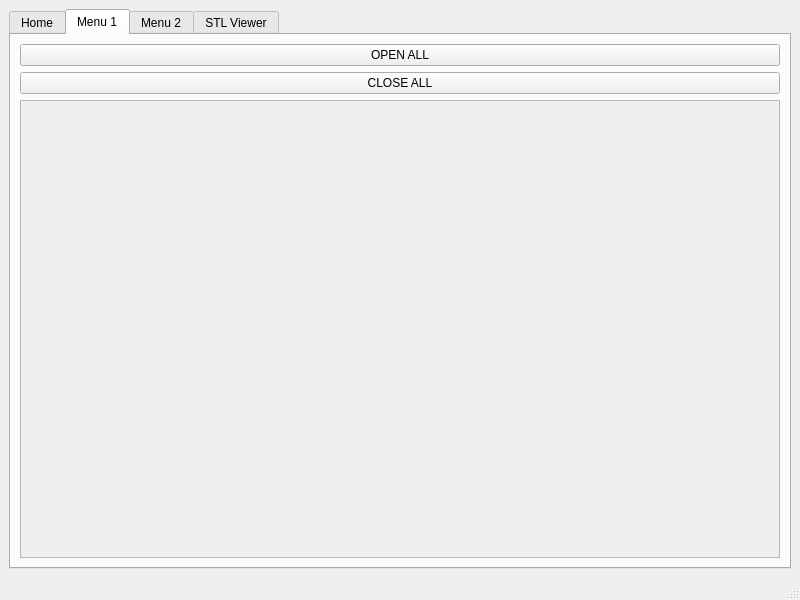
<?xml version="1.0" encoding="UTF-8"?>
<ui version="4.0">
 <class>MainWindow</class>
 <widget class="QMainWindow" name="MainWindow">
  <property name="geometry">
   <rect>
    <x>0</x>
    <y>0</y>
    <width>800</width>
    <height>600</height>
   </rect>
  </property>
  <property name="windowTitle">
   <string>MainWindow</string>
  </property>
  <widget class="QWidget" name="centralwidget">
   <layout class="QGridLayout" name="gridLayout">
    <item row="0" column="0">
     <widget class="QTabWidget" name="tabWidget">
      <property name="currentIndex">
       <number>1</number>
      </property>
      <widget class="QWidget" name="tab">
       <attribute name="title">
        <string>Home</string>
       </attribute>
       <layout class="QGridLayout" name="gridLayout_3">
        <item row="0" column="0">
         <layout class="QGridLayout" name="gridLayout_2">
          <item row="0" column="0">
           <widget class="QPushButton" name="createKeyButton">
            <property name="minimumSize">
             <size>
              <width>128</width>
              <height>64</height>
             </size>
            </property>
            <property name="maximumSize">
             <size>
              <width>128</width>
              <height>64</height>
             </size>
            </property>
            <property name="text">
             <string>CREATE KEY</string>
            </property>
           </widget>
          </item>
          <item row="1" column="0">
           <widget class="QPushButton" name="useExistingKeyButton">
            <property name="minimumSize">
             <size>
              <width>128</width>
              <height>64</height>
             </size>
            </property>
            <property name="maximumSize">
             <size>
              <width>128</width>
              <height>64</height>
             </size>
            </property>
            <property name="text">
             <string>USE EXISTING KEY</string>
            </property>
           </widget>
          </item>
          <item row="2" column="0">
           <widget class="QPushButton" name="visualizeSTLButton">
            <property name="minimumSize">
             <size>
              <width>128</width>
              <height>64</height>
             </size>
            </property>
            <property name="maximumSize">
             <size>
              <width>128</width>
              <height>64</height>
             </size>
            </property>
            <property name="text">
             <string>VISUALIZE STL</string>
            </property>
           </widget>
          </item>
         </layout>
        </item>
       </layout>
      </widget>
      <widget class="QWidget" name="tab_2">
       <attribute name="title">
        <string>Menu 1</string>
       </attribute>
       <layout class="QGridLayout" name="gridLayout_4">
        <item row="0" column="0">
         <widget class="QPushButton" name="openAllButtonMenu1">
          <property name="text">
           <string>OPEN ALL</string>
          </property>
         </widget>
        </item>
        <item row="2" column="0">
         <widget class="QScrollArea" name="scrollArea">
          <property name="widgetResizable">
           <bool>true</bool>
          </property>
          <widget class="QWidget" name="scrollAreaWidgetContents">
           <property name="geometry">
            <rect>
             <x>0</x>
             <y>0</y>
             <width>756</width>
             <height>437</height>
            </rect>
           </property>
           <layout class="QGridLayout" name="gridLayout_6">
            <item row="0" column="0">
             <widget class="LayoutMgr" name="menu1LayoutMgr" native="true"/>
            </item>
           </layout>
          </widget>
         </widget>
        </item>
        <item row="1" column="0">
         <widget class="QPushButton" name="closeAllButtonMenu1">
          <property name="text">
           <string>CLOSE ALL</string>
          </property>
         </widget>
        </item>
       </layout>
      </widget>
      <widget class="QWidget" name="tab_3">
       <attribute name="title">
        <string>Menu 2</string>
       </attribute>
       <layout class="QGridLayout" name="gridLayout_5">
        <item row="0" column="0">
         <widget class="QScrollArea" name="scrollArea_2">
          <property name="widgetResizable">
           <bool>true</bool>
          </property>
          <widget class="QWidget" name="scrollAreaWidgetContents_2">
           <property name="geometry">
            <rect>
             <x>0</x>
             <y>0</y>
             <width>756</width>
             <height>495</height>
            </rect>
           </property>
           <layout class="QGridLayout" name="gridLayout_7">
            <item row="0" column="0">
             <widget class="QPushButton" name="openAllButtonMenu2">
              <property name="text">
               <string>OPEN ALL</string>
              </property>
             </widget>
            </item>
            <item row="2" column="0">
             <widget class="LayoutMgr" name="menu2LayoutMgr" native="true"/>
            </item>
            <item row="1" column="0">
             <widget class="QPushButton" name="closeAllButtonMenu2">
              <property name="text">
               <string>CLOSE ALL</string>
              </property>
             </widget>
            </item>
           </layout>
          </widget>
         </widget>
        </item>
       </layout>
      </widget>
      <widget class="QWidget" name="tab_4">
       <attribute name="title">
        <string>STL Viewer</string>
       </attribute>
       <layout class="QGridLayout" name="gridLayout_8">
        <item row="0" column="0">
         <layout class="QHBoxLayout" name="stlViewerLayout"/>
        </item>
       </layout>
      </widget>
     </widget>
    </item>
   </layout>
  </widget>
  <widget class="QMenuBar" name="menubar">
   <property name="geometry">
    <rect>
     <x>0</x>
     <y>0</y>
     <width>800</width>
     <height>21</height>
    </rect>
   </property>
  </widget>
  <widget class="QStatusBar" name="statusbar"/>
 </widget>
 <customwidgets>
  <customwidget>
   <class>LayoutMgr</class>
   <extends>QWidget</extends>
   <header>layoutmgr.h</header>
  </customwidget>
 </customwidgets>
 <resources/>
 <connections/>
</ui>
